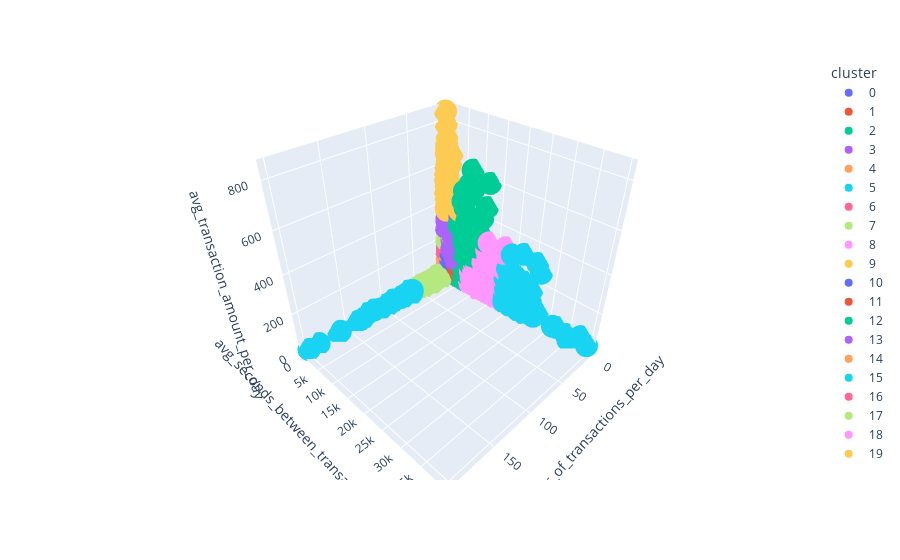

Notebook cell for this chart:
### Code cell
# Lista para guardar cada una de las muestras de los clusters.
df_clusters = []

# De cada uno de los clusters tomo alguna muestra de datos y los grafico.
for i in range(number_of_clusters):
    df_cluster_to_graph = clusters.loc[clusters["cluster"] == str(i)].sample(100)
    df_clusters.append(df_cluster_to_graph)

df_graph = pd.concat(df_clusters)

fig = px.scatter_3d(df_graph, x='avg_number_of_transactions_per_day', y='avg_seconds_between_transactions_per_day', z='avg_transaction_amount_per_day',color=df_graph['cluster'])
fig.show()
